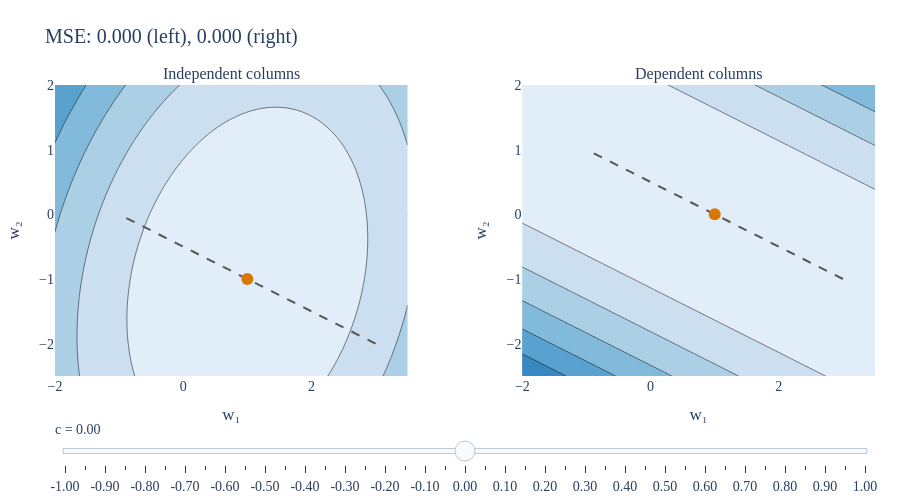

The cell this chart's notebook holds for it:
### Markdown cell above
### Strict Convexity and Mean Squared Error

Recall that the mean squared error for a multiple linear regression model is

$$R_\text{sq}(\vec w)=\frac1n\lVert\vec y-X\vec w\rVert^2$$

When the columns of $X$ are linearly independent, there is a unique optimal parameter vector,

$$\vec w^*=(X^TX)^{-1}X^T\vec y$$

When the columns are linearly dependent, there are infinitely many optimal parameter vectors. We saw this in [Chapter 6.4](../06_linear_transformations_and_projections/04-complete-solution.ipynb).

Let's compare the mean squared error in two examples. On the left, we'll use

$$X=\begin{bmatrix}1&0\\0&1\\1&1\\2&-1\end{bmatrix},\qquad\vec y=\begin{bmatrix}1\\-1\\0\\3\end{bmatrix},\qquad\vec w^*=\begin{bmatrix}1\\-1\end{bmatrix}$$

On the right, we'll use

$$X=\begin{bmatrix}1&2\\2&4\\3&6\end{bmatrix},\qquad\vec y=\begin{bmatrix}1\\2\\3\end{bmatrix},\qquad\vec w^*=\begin{bmatrix}1\\0\end{bmatrix}$$

In each case, the given $\vec w^*$ has an MSE of $0$, because $\vec y\in\text{colsp}(X)$ and $X\vec w^*=\vec y$, so there is no error. The columns of $X$ on the left are linearly independent, while the columns of $X$ on the right are linearly dependent.

Drag $c$ to change the parameter vector in each plot according to

$$\vec w(c)=\vec w^*+c\begin{bmatrix}-2\\1\end{bmatrix}$$

The MSE changes on the left, but stays at $0$ on the right. Why?

### Code cell
make_mse_explorer()

### Figure 1 — Plotly figure (JSON) as saved in the notebook; plotly's stock layout.template omitted (floating-point values rounded to 4 significant figures; data arrays with more than 128 entries replaced by an {"elided": "..."} marker saying what was removed)
{"data": [{"colorscale": [[0.0, "rgb(247,251,255)"], [0.125, "rgb(222,235,247)"], [0.25, "rgb(198,219,239)"], [0.375, "rgb(158,202,225)"], [0.5, "rgb(107,174,214)"], [0.625, "rgb(66,146,198)"], [0.75, "rgb(33,113,181)"], [0.875, "rgb(8,81,156)"], [1.0, "rgb(8,48,107)"]], "ncontours": 18, "showscale": false, "type": "contour", "x": [-2.5, -2.433, -2.365, -2.298, -2.23, -2.163, -2.096, -2.028, -1.961, -1.893, -1.826, -1.758, -1.691, -1.624, -1.556, -1.489, -1.421, -1.354, -1.287, -1.219, -1.152, -1.084, -1.017, -0.9494, -0.882, -0.8146, -0.7472, -0.6798, -0.6124, -0.5449, -0.4775, -0.4101, -0.3427, -0.2753, -0.2079, -0.1404, -0.07303, -0.005618, 0.0618, 0.1292, 0.1966, 0.264, 0.3315, 0.3989, 0.4663, 0.5337, 0.6011, 0.6685, 0.736, 0.8034, 0.8708, 0.9382, 1.006, 1.073, 1.14, 1.208, 1.275, 1.343, 1.41, 1.478, 1.545, 1.612, 1.68, 1.747, 1.815, 1.882, 1.949, 2.017, 2.084, 2.152, 2.219, 2.287, 2.354, 2.421, 2.489, 2.556, 2.624, 2.691, 2.758, 2.826, 2.893, 2.961, 3.028, 3.096, 3.163, 3.23, 3.298, 3.365, 3.433, 3.5], "xaxis": "x", "y": [-2.5, -2.433, -2.365, -2.298, -2.23, -2.163, -2.096, -2.028, -1.961, -1.893, -1.826, -1.758, -1.691, -1.624, -1.556, -1.489, -1.421, -1.354, -1.287, -1.219, -1.152, -1.084, -1.017, -0.9494, -0.882, -0.8146, -0.7472, -0.6798, -0.6124, -0.5449, -0.4775, -0.4101, -0.3427, -0.2753, -0.2079, -0.1404, -0.07303, -0.005618, 0.0618, 0.1292, 0.1966, 0.264, 0.3315, 0.3989, 0.4663, 0.5337, 0.6011, 0.6685, 0.736, 0.8034, 0.8708, 0.9382, 1.006, 1.073, 1.14, 1.208, 1.275, 1.343, 1.41, 1.478, 1.545, 1.612, 1.68, 1.747, 1.815, 1.882, 1.949, 2.017, 2.084, 2.152, 2.219, 2.287, 2.354, 2.421, 2.489, 2.556, 2.624, 2.691, 2.758, 2.826, 2.893, 2.961, 3.028, 3.096, 3.163, 3.23, 3.298, 3.365, 3.433, 3.5], "yaxis": "y", "z": {"elided": "90x90 float values"}}, {"line": {"color": "#555", "dash": "dash"}, "mode": "lines", "type": "scatter", "x": [3.0, 2.9, 2.8, 2.7, 2.6, 2.5, 2.4, 2.3, 2.2, 2.1, 2.0, 1.9, 1.8, 1.7, 1.6, 1.5, 1.4, 1.3, 1.2, 1.1, 1.0, 0.9, 0.8, 0.7, 0.6, 0.5, 0.4, 0.3, 0.2, 0.1, 4.441e-16, -0.1, -0.2, -0.3, -0.4, -0.5, -0.6, -0.7, -0.8, -0.9, -1.0], "xaxis": "x", "y": [-2.0, -1.95, -1.9, -1.85, -1.8, -1.75, -1.7, -1.65, -1.6, -1.55, -1.5, -1.45, -1.4, -1.35, -1.3, -1.25, -1.2, -1.15, -1.1, -1.05, -1.0, -0.95, -0.9, -0.85, -0.8, -0.75, -0.7, -0.65, -0.6, -0.55, -0.5, -0.45, -0.4, -0.35, -0.3, -0.25, -0.2, -0.15, -0.1, -0.05, -2.22e-16], "yaxis": "y"}, {"marker": {"color": "#d97706", "size": 12}, "mode": "markers", "type": "scatter", "x": [1.0], "xaxis": "x", "y": [-1.0], "yaxis": "y"}, {"colorscale": [[0.0, "rgb(247,251,255)"], [0.125, "rgb(222,235,247)"], [0.25, "rgb(198,219,239)"], [0.375, "rgb(158,202,225)"], [0.5, "rgb(107,174,214)"], [0.625, "rgb(66,146,198)"], [0.75, "rgb(33,113,181)"], [0.875, "rgb(8,81,156)"], [1.0, "rgb(8,48,107)"]], "ncontours": 18, "showscale": false, "type": "contour", "x": [-2.5, -2.433, -2.365, -2.298, -2.23, -2.163, -2.096, -2.028, -1.961, -1.893, -1.826, -1.758, -1.691, -1.624, -1.556, -1.489, -1.421, -1.354, -1.287, -1.219, -1.152, -1.084, -1.017, -0.9494, -0.882, -0.8146, -0.7472, -0.6798, -0.6124, -0.5449, -0.4775, -0.4101, -0.3427, -0.2753, -0.2079, -0.1404, -0.07303, -0.005618, 0.0618, 0.1292, 0.1966, 0.264, 0.3315, 0.3989, 0.4663, 0.5337, 0.6011, 0.6685, 0.736, 0.8034, 0.8708, 0.9382, 1.006, 1.073, 1.14, 1.208, 1.275, 1.343, 1.41, 1.478, 1.545, 1.612, 1.68, 1.747, 1.815, 1.882, 1.949, 2.017, 2.084, 2.152, 2.219, 2.287, 2.354, 2.421, 2.489, 2.556, 2.624, 2.691, 2.758, 2.826, 2.893, 2.961, 3.028, 3.096, 3.163, 3.23, 3.298, 3.365, 3.433, 3.5], "xaxis": "x2", "y": [-2.5, -2.433, -2.365, -2.298, -2.23, -2.163, -2.096, -2.028, -1.961, -1.893, -1.826, -1.758, -1.691, -1.624, -1.556, -1.489, -1.421, -1.354, -1.287, -1.219, -1.152, -1.084, -1.017, -0.9494, -0.882, -0.8146, -0.7472, -0.6798, -0.6124, -0.5449, -0.4775, -0.4101, -0.3427, -0.2753, -0.2079, -0.1404, -0.07303, -0.005618, 0.0618, 0.1292, 0.1966, 0.264, 0.3315, 0.3989, 0.4663, 0.5337, 0.6011, 0.6685, 0.736, 0.8034, 0.8708, 0.9382, 1.006, 1.073, 1.14, 1.208, 1.275, 1.343, 1.41, 1.478, 1.545, 1.612, 1.68, 1.747, 1.815, 1.882, 1.949, 2.017, 2.084, 2.152, 2.219, 2.287, 2.354, 2.421, 2.489, 2.556, 2.624, 2.691, 2.758, 2.826, 2.893, 2.961, 3.028, 3.096, 3.163, 3.23, 3.298, 3.365, 3.433, 3.5], "yaxis": "y2", "z": {"elided": "90x90 float values"}}, {"line": {"color": "#555", "dash": "dash"}, "mode": "lines", "type": "scatter", "x": [3.0, 2.9, 2.8, 2.7, 2.6, 2.5, 2.4, 2.3, 2.2, 2.1, 2.0, 1.9, 1.8, 1.7, 1.6, 1.5, 1.4, 1.3, 1.2, 1.1, 1.0, 0.9, 0.8, 0.7, 0.6, 0.5, 0.4, 0.3, 0.2, 0.1, 0.0, -0.1, -0.2, -0.3, -0.4, -0.5, -0.6, -0.7, -0.8, -0.9, -1.0], "xaxis": "x2", "y": [-1.0, -0.95, -0.9, -0.85, -0.8, -0.75, -0.7, -0.65, -0.6, -0.55, -0.5, -0.45, -0.4, -0.35, -0.3, -0.25, -0.2, -0.15, -0.1, -0.05, 0.0, 0.05, 0.1, 0.15, 0.2, 0.25, 0.3, 0.35, 0.4, 0.45, 0.5, 0.55, 0.6, 0.65, 0.7, 0.75, 0.8, 0.85, 0.9, 0.95, 1.0], "yaxis": "y2"}, {"marker": {"color": "#d97706", "size": 12}, "mode": "markers", "type": "scatter", "x": [1.0], "xaxis": "x2", "y": [0.0], "yaxis": "y2"}], "layout": {"annotations": [{"font": {"size": 16}, "showarrow": false, "text": "Independent columns", "x": 0.215, "xanchor": "center", "xref": "paper", "y": 1.0, "yanchor": "bottom", "yref": "paper"}, {"font": {"size": 16}, "showarrow": false, "text": "Dependent columns", "x": 0.785, "xanchor": "center", "xref": "paper", "y": 1.0, "yanchor": "bottom", "yref": "paper"}], "autosize": true, "font": {"family": "Palatino Linotype, Palatino, serif", "size": 14}, "height": 500, "margin": {"b": 100, "l": 50, "r": 25, "t": 85}, "paper_bgcolor": "white", "plot_bgcolor": "white", "showlegend": false, "sliders": [{"active": 20, "currentvalue": {"prefix": "c = "}, "pad": {"t": 40}, "steps": [{"args": [{"x": [[3.0], [3.0]], "y": [[-2.0], [-1.0]]}, {"title.text": "MSE: 7.750 (left), 0.000 (right)"}, [2, 5]], "label": "-1.00", "method": "update"}, {"args": [{"x": [[2.9], [2.9]], "y": [[-1.95], [-0.95]]}, {"title.text": "MSE: 6.994 (left), 0.000 (right)"}, [2, 5]], "label": "-0.95", "method": "update"}, {"args": [{"x": [[2.8], [2.8]], "y": [[-1.9], [-0.9]]}, {"title.text": "MSE: 6.278 (left), 0.000 (right)"}, [2, 5]], "label": "-0.90", "method": "update"}, {"args": [{"x": [[2.7], [2.7]], "y": [[-1.85], [-0.85]]}, {"title.text": "MSE: 5.599 (left), 0.000 (right)"}, [2, 5]], "label": "-0.85", "method": "update"}, {"args": [{"x": [[2.6], [2.6]], "y": [[-1.8], [-0.8]]}, {"title.text": "MSE: 4.960 (left), 0.000 (right)"}, [2, 5]], "label": "-0.80", "method": "update"}, {"args": [{"x": [[2.5], [2.5]], "y": [[-1.75], [-0.75]]}, {"title.text": "MSE: 4.359 (left), 0.000 (right)"}, [2, 5]], "label": "-0.75", "method": "update"}, {"args": [{"x": [[2.4], [2.4]], "y": [[-1.7], [-0.7]]}, {"title.text": "MSE: 3.798 (left), 0.000 (right)"}, [2, 5]], "label": "-0.70", "method": "update"}, {"args": [{"x": [[2.3], [2.3]], "y": [[-1.65], [-0.65]]}, {"title.text": "MSE: 3.274 (left), 0.000 (right)"}, [2, 5]], "label": "-0.65", "method": "update"}, {"args": [{"x": [[2.2], [2.2]], "y": [[-1.6], [-0.6]]}, {"title.text": "MSE: 2.790 (left), 0.000 (right)"}, [2, 5]], "label": "-0.60", "method": "update"}, {"args": [{"x": [[2.1], [2.1]], "y": [[-1.55], [-0.55]]}, {"title.text": "MSE: 2.344 (left), 0.000 (right)"}, [2, 5]], "label": "-0.55", "method": "update"}, {"args": [{"x": [[2.0], [2.0]], "y": [[-1.5], [-0.5]]}, {"title.text": "MSE: 1.938 (left), 0.000 (right)"}, [2, 5]], "label": "-0.50", "method": "update"}, {"args": [{"x": [[1.9], [1.9]], "y": [[-1.45], [-0.45]]}, {"title.text": "MSE: 1.569 (left), 0.000 (right)"}, [2, 5]], "label": "-0.45", "method": "update"}, {"args": [{"x": [[1.8], [1.8]], "y": [[-1.4], [-0.4]]}, {"title.text": "MSE: 1.240 (left), 0.000 (right)"}, [2, 5]], "label": "-0.40", "method": "update"}, {"args": [{"x": [[1.7], [1.7]], "y": [[-1.35], [-0.35]]}, {"title.text": "MSE: 0.949 (left), 0.000 (right)"}, [2, 5]], "label": "-0.35", "method": "update"}, {"args": [{"x": [[1.6], [1.6]], "y": [[-1.3], [-0.3]]}, {"title.text": "MSE: 0.698 (left), 0.000 (right)"}, [2, 5]], "label": "-0.30", "method": "update"}, {"args": [{"x": [[1.5], [1.5]], "y": [[-1.25], [-0.25]]}, {"title.text": "MSE: 0.484 (left), 0.000 (right)"}, [2, 5]], "label": "-0.25", "method": "update"}, {"args": [{"x": [[1.4], [1.4]], "y": [[-1.2], [-0.2]]}, {"title.text": "MSE: 0.310 (left), 0.000 (right)"}, [2, 5]], "label": "-0.20", "method": "update"}, {"args": [{"x": [[1.3], [1.3]], "y": [[-1.15], [-0.15]]}, {"title.text": "MSE: 0.174 (left), 0.000 (right)"}, [2, 5]], "label": "-0.15", "method": "update"}, {"args": [{"x": [[1.2], [1.2]], "y": [[-1.1], [-0.1]]}, {"title.text": "MSE: 0.078 (left), 0.000 (right)"}, [2, 5]], "label": "-0.10", "method": "update"}, {"args": [{"x": [[1.1], [1.1]], "y": [[-1.05], [-0.05]]}, {"title.text": "MSE: 0.019 (left), 0.000 (right)"}, [2, 5]], "label": "-0.05", "method": "update"}, {"args": [{"x": [[1.0], [1.0]], "y": [[-1.0], [0.0]]}, {"title.text": "MSE: 0.000 (left), 0.000 (right)"}, [2, 5]], "label": "0.00", "method": "update"}, {"args": [{"x": [[0.9], [0.9]], "y": [[-0.95], [0.05]]}, {"title.text": "MSE: 0.019 (left), 0.000 (right)"}, [2, 5]], "label": "0.05", "method": "update"}, {"args": [{"x": [[0.8], [0.8]], "y": [[-0.9], [0.1]]}, {"title.text": "MSE: 0.077 (left), 0.000 (right)"}, [2, 5]], "label": "0.10", "method": "update"}, {"args": [{"x": [[0.7], [0.7]], "y": [[-0.85], [0.15]]}, {"title.text": "MSE: 0.174 (left), 0.000 (right)"}, [2, 5]], "label": "0.15", "method": "update"}, {"args": [{"x": [[0.6], [0.6]], "y": [[-0.8], [0.2]]}, {"title.text": "MSE: 0.310 (left), 0.000 (right)"}, [2, 5]], "label": "0.20", "method": "update"}, {"args": [{"x": [[0.5], [0.5]], "y": [[-0.75], [0.25]]}, {"title.text": "MSE: 0.484 (left), 0.000 (right)"}, [2, 5]], "label": "0.25", "method": "update"}, {"args": [{"x": [[0.4], [0.4]], "y": [[-0.7], [0.3]]}, {"title.text": "MSE: 0.697 (left), 0.000 (right)"}, [2, 5]], "label": "0.30", "method": "update"}, {"args": [{"x": [[0.3], [0.3]], "y": [[-0.65], [0.35]]}, {"title.text": "MSE: 0.949 (left), 0.000 (right)"}, [2, 5]], "label": "0.35", "method": "update"}, {"args": [{"x": [[0.2], [0.2]], "y": [[-0.6], [0.4]]}, {"title.text": "MSE: 1.240 (left), 0.000 (right)"}, [2, 5]], "label": "0.40", "method": "update"}, {"args": [{"x": [[0.1], [0.1]], "y": [[-0.55], [0.45]]}, {"title.text": "MSE: 1.569 (left), 0.000 (right)"}, [2, 5]], "label": "0.45", "method": "update"}, {"args": [{"x": [[4.441e-16], [0.0]], "y": [[-0.5], [0.5]]}, {"title.text": "MSE: 1.937 (left), 0.000 (right)"}, [2, 5]], "label": "0.50", "method": "update"}, {"args": [{"x": [[-0.1], [-0.1]], "y": [[-0.45], [0.55]]}, {"title.text": "MSE: 2.344 (left), 0.000 (right)"}, [2, 5]], "label": "0.55", "method": "update"}, {"args": [{"x": [[-0.2], [-0.2]], "y": [[-0.4], [0.6]]}, {"title.text": "MSE: 2.790 (left), 0.000 (right)"}, [2, 5]], "label": "0.60", "method": "update"}, {"args": [{"x": [[-0.3], [-0.3]], "y": [[-0.35], [0.65]]}, {"title.text": "MSE: 3.274 (left), 0.000 (right)"}, [2, 5]], "label": "0.65", "method": "update"}, {"args": [{"x": [[-0.4], [-0.4]], "y": [[-0.3], [0.7]]}, {"title.text": "MSE: 3.797 (left), 0.000 (right)"}, [2, 5]], "label": "0.70", "method": "update"}, {"args": [{"x": [[-0.5], [-0.5]], "y": [[-0.25], [0.75]]}, {"title.text": "MSE: 4.359 (left), 0.000 (right)"}, [2, 5]], "label": "0.75", "method": "update"}, {"args": [{"x": [[-0.6], [-0.6]], "y": [[-0.2], [0.8]]}, {"title.text": "MSE: 4.960 (left), 0.000 (right)"}, [2, 5]], "label": "0.80", "method": "update"}, {"args": [{"x": [[-0.7], [-0.7]], "y": [[-0.15], [0.85]]}, {"title.text": "MSE: 5.599 (left), 0.000 (right)"}, [2, 5]], "label": "0.85", "method": "update"}, {"args": [{"x": [[-0.8], [-0.8]], "y": [[-0.1], [0.9]]}, {"title.text": "MSE: 6.277 (left), 0.000 (right)"}, [2, 5]], "label": "0.90", "method": "update"}, {"args": [{"x": [[-0.9], [-0.9]], "y": [[-0.05], [0.95]]}, {"title.text": "MSE: 6.994 (left), 0.000 (right)"}, [2, 5]], "label": "0.95", "method": "update"}, {"args": [{"x": [[-1.0], [-1.0]], "y": [[-2.22e-16], [1.0]]}, {"title.text": "MSE: 7.750 (left), 0.000 (right)"}, [2, 5]], "label": "1.00", "method": "update"}]}], "title": {"text": "MSE: 0.000 (left), 0.000 (right)"}, "xaxis": {"anchor": "y", "domain": [0.0, 0.43], "gridcolor": "#eeeeee", "range": [-2, 3.5], "title": {"text": "w₁"}, "zerolinecolor": "#999999"}, "xaxis2": {"anchor": "y2", "domain": [0.57, 1.0], "gridcolor": "#eeeeee", "range": [-2, 3.5], "title": {"text": "w₁"}, "zerolinecolor": "#999999"}, "yaxis": {"anchor": "x", "domain": [0.0, 1.0], "gridcolor": "#eeeeee", "range": [-2.5, 2], "title": {"text": "w₂"}, "zerolinecolor": "#999999"}, "yaxis2": {"anchor": "x2", "domain": [0.0, 1.0], "gridcolor": "#eeeeee", "range": [-2.5, 2], "title": {"text": "w₂"}, "zerolinecolor": "#999999"}}}
